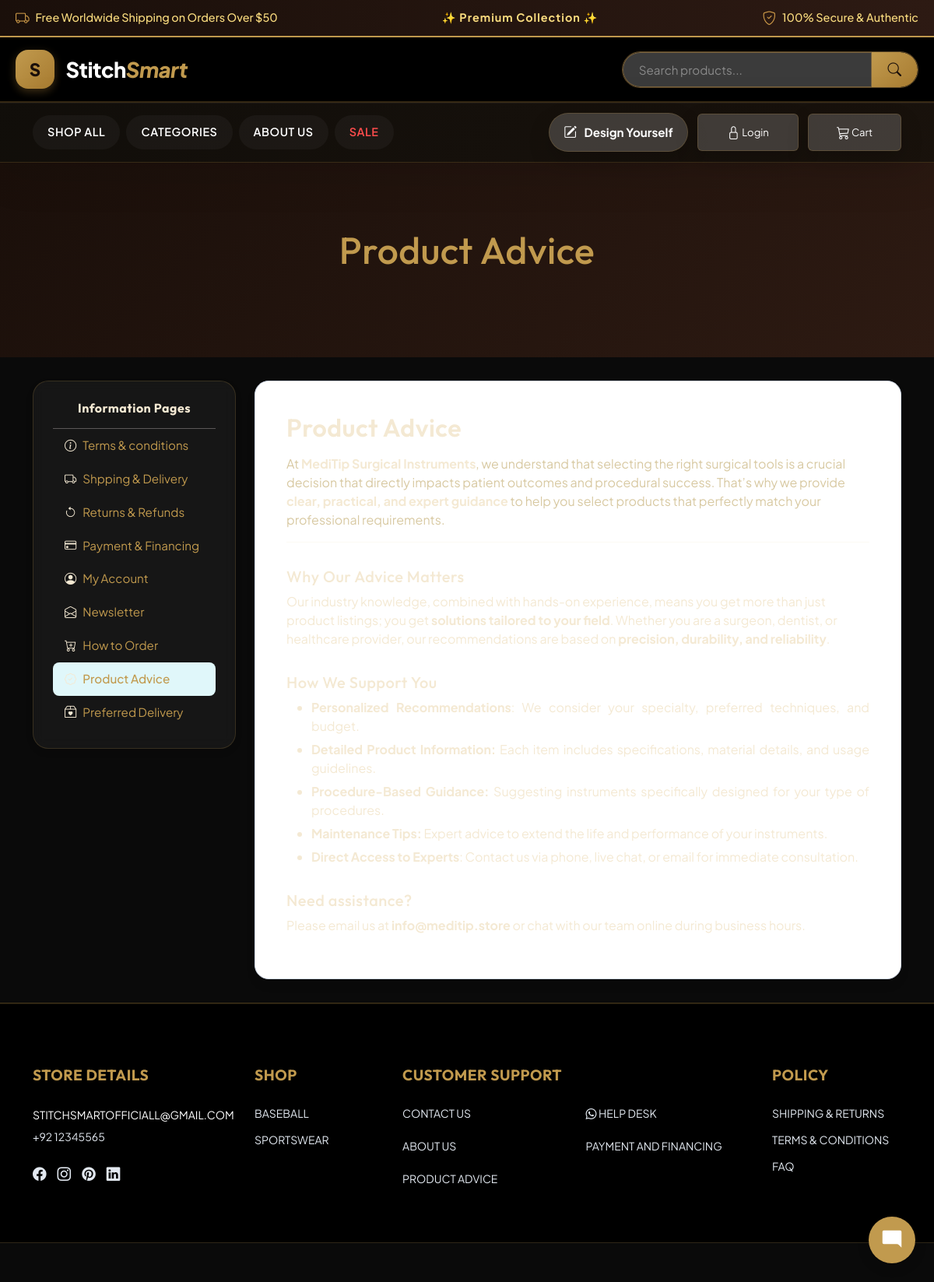
/index.php?page=page&slug=product-advice, run on the app's committed database.
### tables this page shows
CREATE TABLE `pages` (
  `id` bigint(20) UNSIGNED NOT NULL,
  `title` varchar(255) NOT NULL,
  `slug` varchar(255) NOT NULL,
  `content` text DEFAULT NULL,
  `meta_title` varchar(255) DEFAULT NULL,
  `meta_description` text DEFAULT NULL,
  `meta_keywords` varchar(255) DEFAULT NULL,
  `parent_id` int(11) DEFAULT NULL,
  `is_published` tinyint(1) DEFAULT 0,
  `publish_date` timestamp NULL DEFAULT NULL,
  `created_at` timestamp NULL DEFAULT current_timestamp(),
  `updated_at` timestamp NULL DEFAULT current_timestamp()
);

CREATE TABLE `web_settings` (
  `id` int(1) NOT NULL,
  `web_name` varchar(250) NOT NULL,
  `web_mail` varchar(150) NOT NULL,
  `web_contact` varchar(100) NOT NULL,
  `facebook` varchar(200) NOT NULL,
  `instagram` varchar(200) NOT NULL,
  `pinterest` varchar(200) NOT NULL,
  `linkdin` varchar(200) NOT NULL,
  `meta_title` text DEFAULT NULL,
  `meta_description` text NOT NULL,
  `meta_keywords` text NOT NULL
);

CREATE TABLE `category` (
  `c_id` int(11) NOT NULL,
  `c_name` varchar(150) NOT NULL,
  `slug` varchar(255) NOT NULL,
  `c_description` varchar(2000) NOT NULL,
  `c_image` varchar(500) DEFAULT NULL,
  `c_img2` varchar(500) NOT NULL,
  `meta_title` varchar(150) DEFAULT NULL,
  `meta_description` varchar(160) DEFAULT NULL,
  `meta_keywords` varchar(250) DEFAULT NULL,
  `parent_id` int(11) DEFAULT NULL
);

### app/controllers/Admin/PageController.php (called while the page is built, shortened)
<?php
require_once BASE_PATH.'/app/models/pages.php';
require_once BASE_PATH.'/config/database.php';
require_once BASE_PATH.'/app/models/settings.php';
require_once BASE_PATH.'/app/models/ad_category.php';
class PageController {
    private $pageModel;
    private $categoryModel;
   public function __construct(){
    $database = new Database();
    $db = $database->connect();
    $this->pageModel = new Page($db);
        $this->categoryModel = new Category($db);
}
public function show($slug){
    $page = $this->pageModel->getPageBySlug($slug);
    $settingsModel = new Settings();
        $webSettings = $settingsModel->getWebSettings();
        $webmail = $webSettings['web_mail'] ?? '';
        $webcontact = $webSettings['web_contact'] ?? '';
        $facebook = $webSettings['facebook'] ?? '';
        $instagram = $webSettings['instagram'] ?? '';
        $pinterest = $webSettings['pinterest'] ?? '';
        $linkdin = $webSettings['linkdin'] ?? '';
        $global_theme = $webSettings['theme'] ?? 'theme-luxury';
        $categories = $this->categoryModel->getMainCategories();
    $pages = $this->pageModel->getAllPages();
    require BASE_PATH.'/app/views/page.php';
}
}

### config/config.php (called while the page is built, shortened)
<?php
if (!function_exists('env')) {
    function env(string $key, mixed $default = null): mixed
    {
        $val = $_ENV[$key] ?? getenv($key);
        return ($val !== false && $val !== null && $val !== '') ? $val : $default;
    }
}

### app/models/settings.php (called while the page is built, shortened)
<?php
require_once __DIR__ . '/../../config/database.php';
class Settings {
    private $conn;
    public function __construct() {
        $database = new Database();
        $this->conn = $database->connect();
    }
    public function getWebSettings($id = 1) {
        $stmt = $this->conn->prepare("SELECT * FROM web_settings WHERE id = ?");
        $stmt->bind_param("i", $id);
        $stmt->execute();
        $result = $stmt->get_result();
        $settings = $result->fetch_assoc();
        return $settings;
    }
}

### config/database.php (called while the page is built, shortened)
<?php
class Database
{
    private string $host;
    private string $username;
    private string $password;
    private string $dbname;
    private int    $port;
    public function __construct()
    {
        $this->host     = env('DB_HOST', 'localhost');
        $this->port     = (int) env('DB_PORT', 3306);
        $this->username = env('DB_USER', 'root');
        $this->password = env('DB_PASS', '');
        $this->dbname   = env('DB_NAME', 'StitchSmart');
    }
    public function connect(): mysqli
    {
        $this->conn = new mysqli(
            $this->host,
            $this->username,
            $this->password,
            $this->dbname,
            $this->port
        );
        $this->conn->set_charset('utf8mb4');
        return $this->conn;
    }
}

### app/models/pages.php (called while the page is built, shortened)
<?php
require_once __DIR__ . '/../../config/database.php';
class Page {
    private $conn;
    public function __construct($db){
        $this->conn = $db;
    }
    public function getAllPages(){
        $sql = "SELECT * FROM pages ORDER BY id ASC";
        $result = $this->conn->query($sql);
        $pages = [];
        if($result){
            while($row = $result->fetch_assoc()){
                $pages[] = $row;
            }
        }
        return $pages;
    }
public function getPageBySlug($slug){
    $stmt = $this->conn->prepare("SELECT * FROM pages WHERE slug=? AND is_published=1");
    $stmt->bind_param("s", $slug);
    $stmt->execute();
    $result = $stmt->get_result();
    return $result->fetch_assoc();
}
}
?>

### app/models/ad_category.php (called while the page is built, shortened)
<?php
require_once __DIR__ . '/../../config/database.php';
class Category {
    private $conn;
    public function __construct($db){
        $this->conn = $db;
    }
    public function getMainCategories(){
        $sql = "SELECT * FROM category
                WHERE parent_id IS NULL OR parent_id = 0
                ORDER BY c_name ASC";
        $result = $this->conn->query($sql);
        $categories = [];
        while($row = $result->fetch_assoc()){
            $categories[] = $row;
        }
        return $categories;
    }
}
?>

### app/views/page.php (the view, shortened to what this page needs)
<!DOCTYPE html>
<html lang="en">
<head>
<link href="https://cdn.jsdelivr.net/npm/bootstrap@5.3.2/dist/css/bootstrap.min.css" rel="stylesheet">
<link href="https://cdn.jsdelivr.net/npm/bootstrap-icons@1.11.1/font/bootstrap-icons.css" rel="stylesheet">
<link href="https://cdnjs.cloudflare.com/ajax/libs/font-awesome/6.5.0/css/all.min.css" rel="stylesheet"/>
 <link rel="stylesheet" href="<?= BASE_URL ?>css/navbar.css">
 <link rel="stylesheet" href="<?= BASE_URL ?>css/colors.css">
  <link rel="stylesheet" href="<?= BASE_URL ?>css/footer.css">
   <link rel="stylesheet" href="<?= BASE_URL ?>css/cat-product.css">
   <link href="<?= BASE_URL ?>css/<?= $global_theme ?? 'theme-luxury' ?>-frontend.css" rel="stylesheet">
<?php
$blackTextPages = [
    'How to Order from StitchSmart',
    'Terms & Conditions',
    'Shipping & Delivery'
];
$blackTextPage = in_array($page['title'] ?? '', $blackTextPages, true) && ($global_theme ?? 'theme-luxury') === 'theme-luxury';
?>
</head>
<body>
 <?php include('header.php'); ?>
<div class="main">
 <div class="container-fluid headcon">
<h1 class="text-center mb-4"><?= htmlspecialchars($page['title']); ?></h1>
</div>
    <div class="page2<?= $blackTextPage ? ' page-black-text' : '' ?>">
        <?= $page['content'] ?>
    </div>
</div>
<?php include('footer.php'); ?>
</body>
</html>

### app/views/footer.php (shortened to what this page needs)
<?php
$webmail = trim($webmail ?? 'info@stitchsmart.com');
$webcontact = trim($webcontact ?? 'StitchSmart');
$facebook = trim($facebook ?? '');
$instagram = trim($instagram ?? '');
$pinterest = trim($pinterest ?? '');
$linkdin = trim($linkdin ?? '');
$footer_categories = isset($categories) && is_array($categories) ? $categories : [];
?>
<footer class="footer">
  <div class="site-footer">
    <div class="container">
      <div class="row">
        <div class="col-12 col-sm-6 col-md-3 footer-col">
          <h6>Store Details</h6>
          <p>
            <a href="mailto:<?= htmlspecialchars($webmail); ?>"><?= htmlspecialchars($webmail); ?></a><br/>
            <?= htmlspecialchars($webcontact); ?>
          </p>
          <div class="social-icons">
            <?php if (!empty($facebook)): ?>
              <a href="<?= htmlspecialchars($facebook); ?>" aria-label="Facebook"><i class="bi bi-facebook"></i></a>
            <?php endif; ?>
            <?php if (!empty($instagram)): ?>
              <a href="<?= htmlspecialchars($instagram); ?>" aria-label="Instagram"><i class="bi bi-instagram"></i></a>
            <?php endif; ?>
            <?php if (!empty($pinterest)): ?>
              <a href="<?= htmlspecialchars($pinterest); ?>" aria-label="Pinterest"><i class="bi bi-pinterest"></i></a>
            <?php endif; ?>
            <?php if (!empty($linkdin)): ?>
              <a href="<?= htmlspecialchars($linkdin); ?>" aria-label="LinkedIn"><i class="bi bi-linkedin"></i></a>
            <?php endif; ?>
          </div>
        </div>
        <div class="col-12 col-sm-6 col-md-2 footer-col">
          <h6>Shop</h6>
          <ul>
            <?php if (!empty($footer_categories)): ?>
              <?php foreach ($footer_categories as $cat): ?>
                <li><a href="<?= BASE_URL; ?>/index.php?page=products&category_id=<?= $cat['c_id']; ?>"><?= htmlspecialchars($cat['c_name']); ?></a></li>
              <?php endforeach; ?>
            <?php else: ?>
              <li><a href="<?= BASE_URL; ?>/index.php?page=products">Shop All</a></li>
            <?php endif; ?>
          </ul>
        </div>
        <div class="col-12 col-md-5 footer-col mt-3 mt-md-0">
          <h6>Customer Support</h6>
          <ul class="footer-double-col">
            <li><a href="<?= BASE_URL ?>/index.php?page=contact">Contact Us</a></li>
            <?php $whatsapp_phone = preg_replace('/[^0-9]/', '', $webcontact); ?>
            <li><a href="https://wa.me/<?= $whatsapp_phone ?>" target="_blank" class="text-success"><i class="bi bi-whatsapp"></i> Help desk</a></li>
            <?php
            require_once BASE_PATH.'/app/models/pages.php';
            $db = (new Database())->connect();
            $pModel = new Page($db);
            $footer_pages = $pModel->getAllPages();
            foreach($footer_pages as $fp):
                $skip_slugs = ['shipping-and-delivery', 'return-and-refunds', 'terms-and-condition', 'how-to-order', 'help-desk', 'ourstory'];
                if (in_array($fp['slug'], $skip_slugs)) {
                    continue;
                }
            ?>
                <li><a href="<?= BASE_URL ?>index.php?page=page&slug=<?= $fp['slug'] ?>"><?= htmlspecialchars($fp['title']) ?></a></li>
            <?php endforeach; ?>
          </ul>
        </div>
        <div class="col-12 col-sm-6 col-md-2 footer-col mt-3 mt-md-0">
          <h6>Policy</h6>
          <ul>
            <li><a href="<?= BASE_URL ?>index.php?page=shipping-and-delivery">Shipping &amp; Returns</a></li>
            <li><a href="<?= BASE_URL ?>index.php?page=terms-and-condition">Terms &amp; Conditions</a></li>
            <li><a href="<?= BASE_URL ?>index.php?page=how-to-order">FAQ</a></li>
          </ul>
        </div>
      </div>
    </div>
  </div>
  <div class="footer-bottom">
  </div>
</footer>
<?php if (empty($hide_chatbot)): ?>
<link rel="stylesheet" href="<?= BASE_URL ?>css/chatbot.css?v=<?= time() ?>">
<?php endif; ?>

### public/css/navbar.css (style rules this page uses)
body { font-family: 'Segoe UI', sans-serif; background-color: #d9ddd8; }

### public/css/colors.css (style rules this page uses)
:root { --black: #0a0a0a; --white: #ffffff; --cream: #f5f2ee; --accent: #405f46; --accent-light: #ede9fe; --gray: #888; --light-gray: #f7f7f7; --border: #e5e0d8; --price: #7c3aed; }

### public/css/footer.css (style rules this page uses)
.site-footer { background: #fff; padding: 60px 0 40px; border-top: 1px solid #eee; }
.footer-col h6 { font-weight: 700; font-size: 1rem; color: #111; margin-bottom: 20px; text-transform: uppercase; }
.footer-col p, .footer-col address { font-size: 0.875rem; color: #333; line-height: 2; font-style: normal; margin-bottom: 0; text-transform: uppercase; }
.footer-col ul { list-style: none; padding: 0; margin: 0; }
.footer-col ul li { margin-bottom: 10px; }
.footer-col ul li a { font-size: 0.875rem; color: #333; text-decoration: none; transition: color 0.2s; text-transform: uppercase; }
.social-icons { display: flex; gap: 14px; margin-top: 20px; }
.social-icons a { color: #111; font-size: 1.1rem; transition: color 0.2s; }
.footer-bottom { border-top: 1px solid #e5e5e5; padding: 32px 0 20px; background: #405f46; }
.footer-col ul.footer-double-col { display: grid; grid-template-columns: repeat(2, 1fr); gap: 8px 20px; padding-left: 0; list-style: none; margin: 0; }

### public/css/cat-product.css (style rules this page uses)
* { box-sizing: border-box; margin: 0; padding: 0; }
body { font-family: 'Sora', sans-serif; background: var(--white); color: var(--black); overflow-x: hidden; }
.sidebar { position: sticky; top: 90px; }

### public/css/theme-luxury-frontend.css (style rules this page uses)
:root { --bg-dark: #000000; --bg-card: #0a0a0a; --accent-bronze: #c19a4e; --accent-brown: #8b5a2b; --text-primary: #ffffff; --text-main: #ffffff; --editor-input-text: var(--text-main); --editor-input-placeholder: rgba(255,255,255,0.75); --border-color: rgba(193, 154, 78, 0.3); --bg-gradient: linear-gradient(135deg, #000000 0%, #111111 100%); --page-bg: #0a0a0a; --page-text: #f4e9d3; --page-heading: #f4e9d3; --page-link: #c19a4e; --page-muted: #d8c9a2; --page-card-bg: #0a0a0a; --page-border: rgba(193,154,78,0.2); --accent-gold: #f2c96d; --accent-gold-soft: rgba(242, 201, 109, 0.14); --card-bg-gold: rgba(193, 154, 78, 0.12); --mega-bg: #090705; --mega-panel-bg: #0f0d0b; --mega-panel-alt: rgba(255, 255, 255, 0.04); --mega-border: rgba(205, 154, 72, 0.25); --mega-text: #f4e9d3; --mega-muted: rgba(244, 233, 211, 0.72); --mega-accent: #f2c96d; --mega-shadow: 0 28px 100px rgba(0, 0, 0, 0.55); --chat-accent: #c19a4e; --chat-accent-hover: #a17f3d; --chat-header-bg: #0a0a0a; --chat-bg-light: #050505; --chat-text-main: #ffffff; }
body { background-color: #000000 !important; color: #ffffff !important; font-family: 'Plus Jakarta Sans', sans-serif; }
h1, h2, h3, h4, h5, h6 { font-family: 'Outfit', sans-serif !important; color: var(--accent-bronze) !important; letter-spacing: 0.5px; }
footer, .footer { background-color: #000000 !important; color: #ffffff !important; border-top: 1px solid var(--border-color); }
footer a, .footer a { color: #b0b0b0 !important; transition: color 0.3s ease; }
p, span, .fw-bold { color: #f9db7e !important; }
a { color: var(--accent-gold); }
footer, .site-footer, .footer-bottom, .help-banner { background-color: #000000 !important; }
.site-footer { padding: 80px 0 60px !important; border-top: 1px solid var(--accent-bronze) !important; background: #000000 !important; }
.footer-col h6 { color: var(--accent-bronze) !important; font-family: 'Outfit', sans-serif !important; font-size: 1.2rem !important; font-weight: 700 !important; margin-bottom: 25px !important; }
.footer-col p, .footer-col address, .footer-col ul li a, .social-icons a, .footer-bottom p { color: #e2e8f0 !important; }
.footer-bottom { background-color: #0a0a0a !important; border-top: 1px solid rgba(193, 154, 78, 0.2) !important; padding: 25px 0 !important; }
.sidebar, .sidebar-wrapper { background: rgba(255, 255, 255, 0.05) !important; backdrop-filter: blur(10px); border: 1px solid rgba(193, 154, 78, 0.2) !important; border-radius: 20px !important; padding: 25px !important; color: #fff !important; }
body, p, span, div, li, td, th, label, small { color: #e2e8f0; }
h1, h2, h3, h4, h5, h6 { color: var(--accent-bronze) !important; }
.text-muted, .text-secondary { color: #d4d4d4 !important; }
a:not(.btn), .nav-link, footer a { color: #ffffff !important; }

### public/css/chatbot.css (style rules this page uses)
:root { --chat-border: rgba(193, 154, 78, 0.15); --chat-bubble-user: var(--chat-accent); }

### data on the page
pages: title "Product Advice", content "Information Pages Terms & conditions Shpping & Delivery Returns & Refunds Payment & Financing My Account Newsletter How to Order Product Advice Preferred Delivery Product Advice At MediTip Surgical Instruments , we understand that selecting the right surgical tools is a crucial decision that directly impacts patient outcomes and procedural success. That’s why we provide clear, practical, and expert guidance to help you select products that perfectly match your professional requirements. Why Our Advice Matters Our industry knowledge, combined with hands-on experience, means you get more than just product listings; you get solutions tailored to your field . Whether you are a surgeon, dentist,…", title "PRODUCT ADVICE"
web_settings: web_mail "STITCHSMARTOFFICIALL@GMAIL.COM", web_contact "+92 12345565"
category: c_name "BASEBALL"
category: c_name "SPORTSWEAR"
pages: title "ABOUT US"
pages: title "PAYMENT AND FINANCING"
